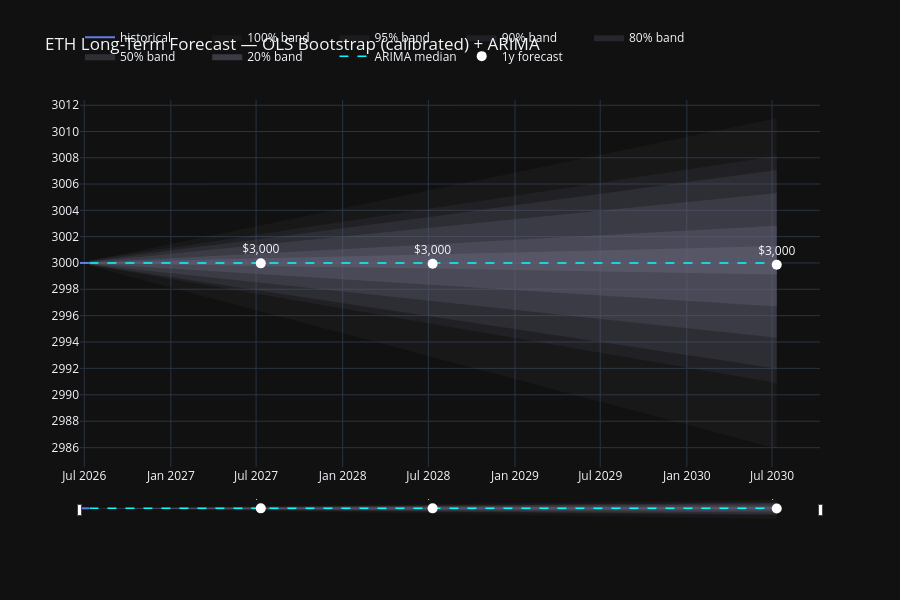

Notebook source saved alongside this figure:
### Code cell
n_plot = min(200, BOOTSTRAP_DRAWS)
plot_paths = paths[:n_plot]
future_dates = [date_now + timedelta(days=i + 1) for i in range(Hmax)]

fig = go.Figure()
fig.add_trace(go.Scatter(
    x=model_df["date"].to_list(), y=model_df["close"].to_list(),
    mode="lines", name="historical", line=dict(color=ETH_COLOR, width=2),
))
band_edges = [(0, 100), (2.5, 97.5), (5, 95), (10, 90), (25, 75), (40, 60)]
colors = ["rgba(100,100,120,0.08)", "rgba(100,100,120,0.12)", "rgba(100,100,120,0.18)",
          "rgba(100,100,120,0.25)", "rgba(100,100,120,0.35)", "rgba(100,100,120,0.5)"]
for (lo, hi), color in zip(band_edges, colors, strict=True):
    lo_vals = np.exp(np.percentile(plot_paths, lo, axis=0))
    hi_vals = np.exp(np.percentile(plot_paths, hi, axis=0))
    fig.add_trace(go.Scatter(
        x=future_dates + future_dates[::-1],
        y=list(hi_vals) + list(lo_vals[::-1]),
        fill="toself", fillcolor=color, line=dict(color="rgba(0,0,0,0)"),
        name=f"{hi - lo:.0f}% band", hoverinfo="skip",
    ))
fig.add_trace(go.Scatter(
    x=future_dates, y=np.exp(arima_mean), mode="lines", name="ARIMA median",
    line=dict(color="cyan", width=1.5, dash="dash"),
))
for h in HORIZONS:
    r = next(c for c in calibrated if c["horizon"].startswith(f"{h}d"))
    d = date_now + timedelta(days=h)
    fig.add_trace(go.Scatter(
        x=[d], y=[r["median"]], mode="markers+text",
        text=[f"${r['median']:,.0f}"], textposition="top center",
        marker=dict(size=10, color="white"),
        name=f"{h // 365}y forecast", showlegend=(h == HORIZONS[0]),
    ))
fig.update_layout(
    yaxis_type="log",
    title="ETH Long-Term Forecast — OLS Bootstrap (calibrated) + ARIMA",
    template="plotly_dark", height=600, hovermode="x unified",
    legend=dict(orientation="h", y=1.08),
    xaxis=dict(rangeslider=dict(visible=True, thickness=0.05), type="date"),
)
fig.show()

### Figure 1 — Plotly figure (JSON) as saved in the notebook; plotly's stock layout.template omitted (floating-point values rounded to 4 significant figures; data arrays with more than 128 entries replaced by an {"elided": "..."} marker saying what was removed)
{"data": [{"line": {"color": "#627EEA", "width": 2}, "mode": "lines", "name": "historical", "type": "scatter", "x": ["2026-06-22", "2026-06-23", "2026-06-24", "2026-06-25", "2026-06-26", "2026-06-27", "2026-06-28", "2026-06-29", "2026-06-30", "2026-07-01", "2026-07-02", "2026-07-03", "2026-07-04", "2026-07-05", "2026-07-06", "2026-07-07", "2026-07-08", "2026-07-09", "2026-07-10", "2026-07-11"], "y": [3000, 3000, 3000, 3000, 3000, 3000, 3000, 3000, 3000, 3000, 3000, 3000, 3000, 3000, 3000, 3000, 3000, 3000, 3000, 3000]}, {"fill": "toself", "fillcolor": "rgba(100,100,120,0.08)", "hoverinfo": "skip", "line": {"color": "rgba(0,0,0,0)"}, "name": "100% band", "type": "scatter", "x": {"elided": "2922 str values"}, "y": {"elided": "2922 float values"}}, {"fill": "toself", "fillcolor": "rgba(100,100,120,0.12)", "hoverinfo": "skip", "line": {"color": "rgba(0,0,0,0)"}, "name": "95% band", "type": "scatter", "x": {"elided": "2922 str values"}, "y": {"elided": "2922 float values"}}, {"fill": "toself", "fillcolor": "rgba(100,100,120,0.18)", "hoverinfo": "skip", "line": {"color": "rgba(0,0,0,0)"}, "name": "90% band", "type": "scatter", "x": {"elided": "2922 str values"}, "y": {"elided": "2922 float values"}}, {"fill": "toself", "fillcolor": "rgba(100,100,120,0.25)", "hoverinfo": "skip", "line": {"color": "rgba(0,0,0,0)"}, "name": "80% band", "type": "scatter", "x": {"elided": "2922 str values"}, "y": {"elided": "2922 float values"}}, {"fill": "toself", "fillcolor": "rgba(100,100,120,0.35)", "hoverinfo": "skip", "line": {"color": "rgba(0,0,0,0)"}, "name": "50% band", "type": "scatter", "x": {"elided": "2922 str values"}, "y": {"elided": "2922 float values"}}, {"fill": "toself", "fillcolor": "rgba(100,100,120,0.5)", "hoverinfo": "skip", "line": {"color": "rgba(0,0,0,0)"}, "name": "20% band", "type": "scatter", "x": {"elided": "2922 str values"}, "y": {"elided": "2922 float values"}}, {"line": {"color": "cyan", "dash": "dash", "width": 1.5}, "mode": "lines", "name": "ARIMA median", "type": "scatter", "x": {"elided": "1461 str values"}, "y": {"elided": "1461 float values"}}, {"marker": {"color": "white", "size": 10}, "mode": "markers+text", "name": "1y forecast", "showlegend": true, "text": ["$3,000"], "textposition": "top center", "type": "scatter", "x": ["2027-07-11"], "y": [3000.0]}, {"marker": {"color": "white", "size": 10}, "mode": "markers+text", "name": "2y forecast", "showlegend": false, "text": ["$3,000"], "textposition": "top center", "type": "scatter", "x": ["2028-07-10"], "y": [3000.0]}, {"marker": {"color": "white", "size": 10}, "mode": "markers+text", "name": "4y forecast", "showlegend": false, "text": ["$3,000"], "textposition": "top center", "type": "scatter", "x": ["2030-07-11"], "y": [3000.0]}], "layout": {"height": 600, "hovermode": "x unified", "legend": {"orientation": "h", "y": 1.08}, "title": {"text": "ETH Long-Term Forecast — OLS Bootstrap (calibrated) + ARIMA"}, "xaxis": {"rangeslider": {"thickness": 0.05, "visible": true}, "type": "date"}, "yaxis": {"type": "log"}}}
